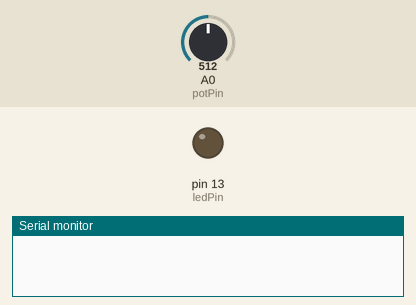
Recording of a sketch running on a simulated Arduino Uno, built with avr-gcc and run on an emulated ATmega328P. Shown: output pins drawn as LEDs (lit = HIGH), the last lines printed to the serial monitor. Inputs (shaded band) come from the test bench; at power-on: A0 (potPin) = 512.

Above: at 1.2 s.
1.3 s: A0 (potPin) set to 529
At 2.1 s:
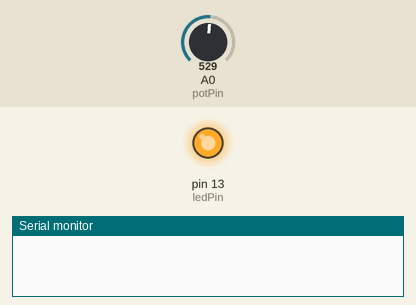
2.8 s: A0 (potPin) set to 690
4.3 s: A0 (potPin) set to 715
At 5.3 s:
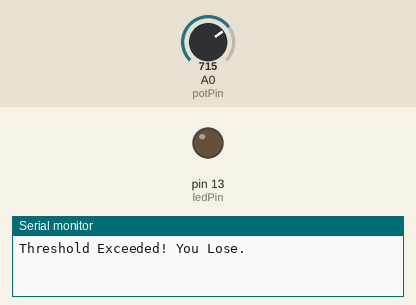
7.3 s: A0 (potPin) set to 511
At 8.2 s:
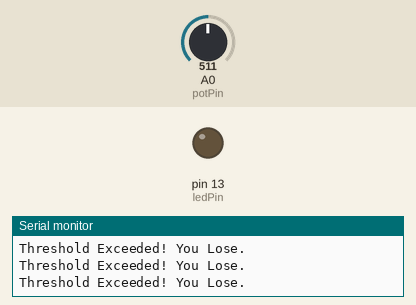
8.8 s: A0 (potPin) set to 710
At 9.06 s:
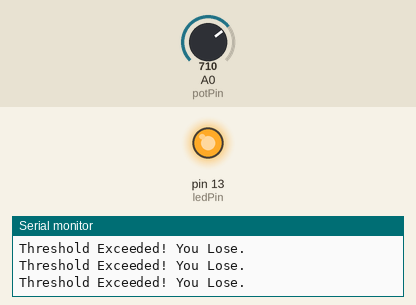
Timing chart, 0 to 12.8 s (numbered marks = the images above; inputs shaded):
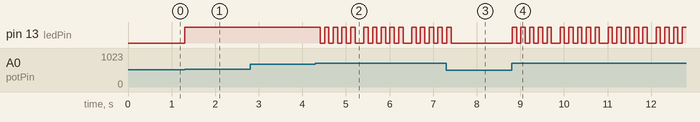

Measured:
- the behaviour switches between 513 and 514 on A0 (potPin) (found by bisection; images 0 and 1)
- the behaviour switches between 700 and 701 on A0 (potPin) (found by bisection; images 1 and 2)
- after the input at 1.3 s, pin 13 (ledPin): LOW → HIGH at once
- after the input at 2.8 s, every drawn part: stays the same
- after the input at 4.3 s, pin 13 (ledPin): HIGH → LOW after 0.11 s, then repeats every 1.1 s: 3 × (HIGH 0.10 s, LOW 0.10 s), HIGH 0.10 s, LOW 0.20 s, HIGH 0.10 s, LOW 0.10 s
- after the input at 7.3 s, pin 13 (ledPin): goes on until 7.4 s, then stays LOW
- after the input at 8.8 s, pin 13 (ledPin): LOW → HIGH at once, then repeats every 1.1 s: 4 × (LOW 0.10 s, HIGH 0.10 s), LOW 0.20 s, HIGH 0.10 s

The sketch:

sketch_apr17a.ino
```cpp
// Game Objective: The objective of the game is to reach the maximum brightness of the LED without exceeding a certain threshold, set by the opponent's previous move.
// Rules: Each player takes turns adjusting the brightness of an LED using a potentiometer. The player who manages to bring the LED closest to the maximum brightness without surpassing the threshold wins the round.
// Challenge: The challenge lies in finding the right balance between increasing the brightness of the LED and avoiding going over the threshold set by the opponent. Players must demonstrate precision and strategic thinking to win.
// Interaction: Players interact with the game by adjusting the position of the potentiometer to control the brightness of the LED. They must pay attention to the LED's brightness and adjust their move accordingly to outsmart their opponent.

int potPin = A0;    // Analog input pin for the potentiometer
int ledPin = 13;     // PWM output pin for the LED
int threshold = 700; // Threshold for maximum brightness

void setup() {
  pinMode(potPin, INPUT);
  pinMode(ledPin, OUTPUT);
  Serial.begin(9600);
}

void loop() {
  int potValue = analogRead(potPin); // Read the potentiometer value
  int brightness = map(potValue, 0, 1023, 0, 255); // Map potentiometer value to LED brightness

  analogWrite(ledPin, brightness); // Set LED brightness

  // Check if LED brightness exceeds threshold
  if (potValue > threshold) {
    // Notify player about exceeding threshold
    Serial.println("Threshold Exceeded! You Lose.");
    // Blink LED rapidly if player loses
    for (int i = 0; i < 5; i++) {
      digitalWrite(ledPin, HIGH);
      delay(100);
      digitalWrite(ledPin, LOW);
      delay(100);
    }
    // You can add more actions here, such as reversing LED brightness or ending the game
  }

  delay(100); // Delay for stability
}
```
